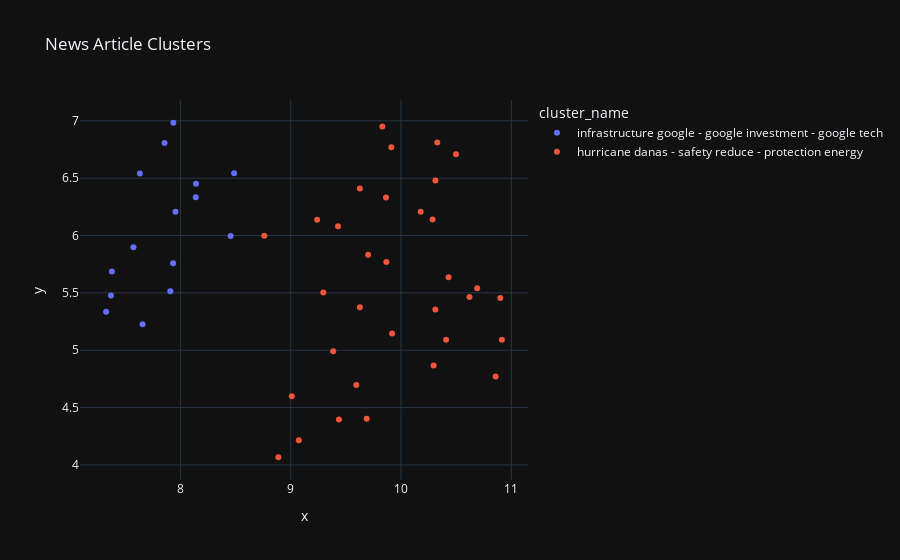

This figure's notebook cell:
### Code cell


### Figure 1 — Plotly figure (JSON) as saved in the notebook; plotly's stock layout.template omitted (floating-point values rounded to 4 significant figures)
{"data": [{"customdata": [["Google, the tech giant Google, announced that it would cost $25 billion over the next two years to b...", " \n  谷歌在美砸250億美元 建資料中心和AI基礎設施\n"], ["President Truth Social wrote on his social platform on 15 September that the United States has enter...", " \n  川普：與印尼達成關稅協議\n"], ["AI invaded Wall Street for a job! The Goldman Sachs group plans to bring into Devin, the AI software...", " \n  AI搶華爾街飯碗  高盛首創引進AI員工\n"], ["This week, the second season of US corporate finance began, leading banks like Morgan Chase, the ric...", " \n  銀行業財報打頭陣  摩根富國花旗優預期\n"], ["The Apple announced a new partnership with MP Materials, the only rare-earth producer with complete ...", " \n  蘋果投資5億美元與美國稀土供應商MP Materials合作\n"], ["Hundreds announced that they had cooperated with Uber to deploy their autopilots to Uber outside the...", " \n  百度無人駕駛汽車將引進Uber全球平台 股價盤前大漲\n"], ["The launch of a warehouse in Taiwan City (00984A) began last week, when 14 days came in at a clean v...", " \n  市場高息需求增溫 安聯00984A連續兩天溢價\n"], ["China’s Director General of Capital Development said today (15) that private equity has high potenti...", " \n  壯大資產管理論壇》私募資產親民化成全球趨勢  南怡君：台灣有很大成長空間\n"], ["Faced with the risk of a wave of tax policies and transfer rates in the country, Governor Lee Changg...", " \n  國泰金總座李長庚：關稅與匯率需中性看待 對台企長期競爭力有信心\n"], ["As of the end of May this year, the balance of the bank’s loan to small and medium-sized enterprises...", " \n  關稅與房市降溫打擊  中小企業5月放款增額創10年同期新低\n"], ["The counter-measure was scheduled to begin on Tuesday, in response to US President Trump’s initial i...", "歐盟延後對美國的報復性貿易關稅"], ["According to Reuters, Trunch will present details of the new investment at this event. Republican Se...", " \n  傳川普將公布700億美元AI與能源投資案\n"], ["When ordinary people buy houses before marriage, in order to secure the property of both parties, th...", "一人一半變兩人卡關？情侶買房甜蜜入手、換屋卻貸款難搞 - 地產天下 - 自由電子報"], ["According to a new deal, the US would sell weapons to NATO members, who would supply weapons to Kibb...", "特朗普承諾軍援，象徵烏克蘭戰事的重要突破"], ["The White House’s 90-day grace period for some of the most controversial import tax provisions will ...", "特朗普宣佈14國新關稅稅率但最後期限延長三週"]], "hovertemplate": "cluster_name=infrastructure google - google investment - google tech<br>text_short=%{customdata[0]}<br>title=%{customdata[1]}<extra></extra>", "legendgroup": "infrastructure google - google investment - google tech", "marker": {"color": "#636efa", "symbol": "circle"}, "mode": "markers", "name": "infrastructure google - google investment - google tech", "orientation": "v", "showlegend": true, "type": "scatter", "x": [8.487, 7.379, 8.139, 7.633, 7.934, 8.142, 7.936, 7.956, 7.574, 7.857, 7.327, 7.909, 8.455, 7.657, 7.371], "xaxis": "x", "y": [6.542, 5.686, 6.334, 6.541, 5.757, 6.451, 6.983, 6.207, 5.898, 6.806, 5.335, 5.514, 5.996, 5.227, 5.476], "yaxis": "y"}, {"customdata": [["Hurricane Danas caused more than 260,000 power outages in Jiaji County, and electricians did everyth...", " \n  台電員工遭高壓線路電擊　卓榮泰關注不捨\n"], ["In the two northern cities, there are a number of vegetable markets, such as the security market in ...", "菜市場時段性禁車？ 攤販:安全.買氣難兼顧"], ["In the opening ceremony, about 110 young people from both sides of the coast, 49 from Taiwan and 32 ...", " \n  兩岸青年以球會友 強化體育學術交流\n"], ["From May to May, the concert economy is full-blown, bringing down 101 people from Taipei, Garden Cit...", " \n  演唱會經濟熱潮！GD、五月天、江蕙接力開唱 百貨商場搶攻粉絲荷包\n"], ["In the wake of the Korean cyclone, which sweeps around the market, Xinjiang is taking advantage of t...", " \n  韓流魅力席捲百貨！車銀優、DKB、猛男秀帶動韓星周邊搶購潮\n"], ["As of 15 days, Momo's shopping network, PChome, shrimp shopping, three major power lines, as well as...", " \n  街口支付最新公告！8成品牌通路恢復使用 30大商家一次看\n"], ["In the south-central region of Hurricane Danas, Taiwan's Big Brother launched the emergency response...", " \n  台灣大出動百人馳援通訊 9成障礙基站已修復\n"], ["In response to the announcement by the editor of the National Democratic Party (NDP)'s Executive Com...", "看不下去了！葉元之霸凌已故助理對話曝光 胡采蘋：該被降職降薪的是他 - 政治 - 自由時報電子報"], ["On July 14th, at 11.38 p.m., the Popular Party's opposition committee, Choi Chun, published a person...", "盜綠委圖卡粗糙P圖被抓包 民眾黨蔡春綢道歉：形式上不謹慎 - 政治 - 自由時報電子報"], ["Peach City Air Defense Exercise, 17th, will be suspended for 30 minutes in front of the head of the ...", "大溪普濟堂關公誕辰遶境7/17遇防空演習 警方交管一次看 - 生活 - 自由時報電子報"], ["The 15th day was returned to Marcelk in the archaeology park of Pompey City, where the desire for lo...", "被納粹偷走流浪80年 龐貝古城拼貼春宮畫物歸原地 - 國際 - 自由時報電子報"], ["The Taipei District Court continued its proceedings in the case of Jinghua City, calling the then-Ta...", "邊看筆電邊回答 京華城案證人胡方瓊卻翻供...檢曝原因 - 社會 - 自由時報電子報"], ["The Taiwan Women’s Basket, which is scheduled to bloom today at the 2025 Asian Women’s Basketball Di...", "亞洲盃女籃》台灣對哈薩克開賽打得拉鋸 邱啟益：有提醒大家她們就是來打架 - 自由體育"], ["[Reporter Wu Jingmong/Kimmen reports] The Army’s Golden Gate Defense Command supports the camp’s med...", "漢光41》金門花崗石醫院變野戰醫院 金防部演練戰傷救護與後送 - 自由軍武頻道"], ["“I've been wrong, I've been running away a little bit.” So far, Taiwan University of Arts, 192cm, Do...", "瓊斯盃》被賀丹「顏扣」也沒躲開 徐堂琪：失誤要盡全力守回來 - 自由體育"], ["Since last Saturday, when the Jones Cup boys’ basket was launched at the new stadium, there have bee...", "瓊斯盃》地貼太滑恐危害球員 職籃工會提3點訴求 - 自由體育"], ["Today, the Taiwan team is preparing for the final battle against Hassak, which will be led by Han Ya...", "亞洲盃女籃二級賽　台灣預賽全勝晉4強 | 體育 | Newtalk新聞"], ["When you stand on the edge of White Cloud Obo, you will see a gray land full of bruises engraved int...", "稀土的代價：中國主產區被污染的水源和傷痕累累的山丘"], ["At the beginning of the 2025th World University Games in Reynrure, Germany, on the morning of 2 a.m....", "德國世大運將開幕　陳弈通、楊亞依擔任掌旗官 | 體育 | Newtalk新聞"], ["His middle-ranking brother, Song Min-Wing, wanted to make it happen, would be in a big game for a st...", "看林智勝陽耀勳拚全壘打大賽有憧憬  宋晟睿參賽圓夢 | 體育 | Newtalk新聞"], ["According to Drontai, challenges and disasters are likely to occur at any given time, and the aim of...", "卓揆赴台中視察城鎮韌性演習 期許持續深化全民防衛意識 | 社會 | Newtalk新聞"], ["The Minister of the Interior, Liu Shifang, and the Executive Director of the Alternative Training an...", "慰勉1350位投入災後復原替代役男 內政部長劉世芳：表達感謝 | 社會 | Newtalk新聞"], ["At the end of the day, the Prime Minister and the Chief Justice of the Central Six in the city’s Sen...", "（影）5綠委集結中六站路口 疾呼罷掉羅廷瑋這個「國會小混混」 | 政治 | Newtalk新聞"], ["The Lotte Apes World Stars Competition will be the first to participate in the legendary catcher, Ye...", "林子偉曾在大聯盟蹲捕　明星賽與葉君璋、高志綱競技 | 體育 | Newtalk新聞"], ["The annual 88 Father's Day campaign, massage chairs and gymnasiums, was launched ahead of schedule!J...", " \n  父親節促銷戰  按摩椅與健身器材業提前開打\n"], ["In South Korea, there was a rare monster storm in South Korea, and Starbuck was flooded with floodin...", "一天狂降暴雨426mm！韓光州星巴克「泥水灌進店內」　招牌慘滅頂"], ["In the wake of the intense attack by Middle East Chinese Daenas, the first time of telecoming trigge...", " \n  遠傳動員上千人次支援災區 整體修復率已近95％\n"], ["The announcement issued by China’s University of Technology last Tuesday (July 8) that a schoolgirl ...", "中國高校擬因在校女生與外籍男子「不正當交往」開除其學籍，稱其「有損國格」"], ["This month, Hong Kong’s 35-year-old restaurant, known as the Golden Bell, announced its ninth-year-o...", "「魷魚遊戲」下結業潮來襲，香港餐飲業能重返「美食天堂」嗎？"], ["Last Friday, the security of the fuel switch became a focus following the initial report of the cras...", "監管機構稱波音飛機燃油開關鎖設計安全"], ["Wonsan Kalma Resort hosted last month by Kim Jong Un, the North Korean leader, who called it a “worl...", "朝鮮的「西班牙班尼多姆式」度假村迎來首批俄羅斯遊客"], ["Reporter Huang Yiu/Taibei reported on the first-ever history film by Shen Keung, an internationally ...", "正式預告「完全零台詞」超震撼！林依晨四度合作張孝全…首演夫妻"], ["Japan’s comic book, “The Future I See,” suggests that Japan will be hit by a major earthquake on Jul...", "日本7/5發生大地震？「末日預言」為何引發遊客恐慌"]], "hovertemplate": "cluster_name=hurricane danas - safety reduce - protection energy<br>text_short=%{customdata[0]}<br>title=%{customdata[1]}<extra></extra>", "legendgroup": "hurricane danas - safety reduce - protection energy", "marker": {"color": "#EF553B", "symbol": "circle"}, "mode": "markers", "name": "hurricane danas - safety reduce - protection energy", "orientation": "v", "showlegend": true, "type": "scatter", "x": [10.5, 8.76, 10.31, 9.702, 9.867, 9.429, 10.31, 9.073, 9.689, 9.919, 9.594, 9.437, 10.41, 10.29, 10.3, 10.69, 10.62, 9.627, 10.9, 10.86, 9.864, 10.18, 8.888, 10.91, 10.43, 9.912, 9.627, 9.01, 9.24, 10.33, 9.295, 9.385, 9.831], "xaxis": "x", "y": [6.709, 5.999, 5.356, 5.832, 5.769, 6.082, 6.48, 4.216, 4.402, 5.147, 4.698, 4.395, 5.091, 6.139, 4.868, 5.54, 5.464, 5.376, 5.455, 4.772, 6.332, 6.207, 4.067, 5.091, 5.637, 6.769, 6.411, 4.598, 6.138, 6.811, 5.504, 4.991, 6.951], "yaxis": "y"}], "layout": {"legend": {"title": {"text": "cluster_name"}, "tracegroupgap": 0}, "title": {"text": "News Article Clusters"}, "xaxis": {"anchor": "y", "domain": [0, 1], "title": {"text": "x"}}, "yaxis": {"anchor": "x", "domain": [0, 1], "title": {"text": "y"}}}}
